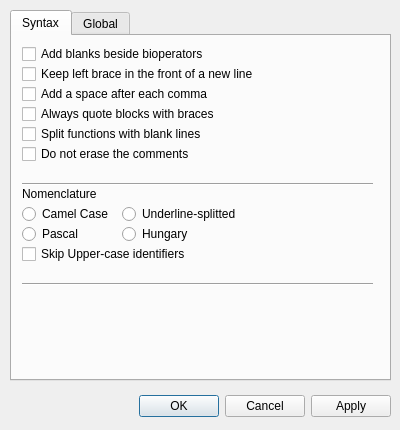
<?xml version="1.0" encoding="UTF-8"?>
<ui version="4.0">
 <class>SettingDialog</class>
 <widget class="QDialog" name="SettingDialog">
  <property name="geometry">
   <rect>
    <x>0</x>
    <y>0</y>
    <width>400</width>
    <height>430</height>
   </rect>
  </property>
  <property name="windowTitle">
   <string>Dialog</string>
  </property>
  <widget class="QDialogButtonBox" name="buttonBox">
   <property name="geometry">
    <rect>
     <x>50</x>
     <y>390</y>
     <width>341</width>
     <height>32</height>
    </rect>
   </property>
   <property name="locale">
    <locale language="English" country="UnitedStates"/>
   </property>
   <property name="orientation">
    <enum>Qt::Horizontal</enum>
   </property>
   <property name="standardButtons">
    <set>QDialogButtonBox::Apply|QDialogButtonBox::Cancel|QDialogButtonBox::Ok</set>
   </property>
  </widget>
  <widget class="QTabWidget" name="tabWidget">
   <property name="geometry">
    <rect>
     <x>10</x>
     <y>10</y>
     <width>381</width>
     <height>371</height>
    </rect>
   </property>
   <property name="currentIndex">
    <number>0</number>
   </property>
   <widget class="QWidget" name="syntax">
    <attribute name="title">
     <string>Syntax</string>
    </attribute>
    <widget class="QCheckBox" name="syntax_bioperator">
     <property name="geometry">
      <rect>
       <x>10</x>
       <y>10</y>
       <width>341</width>
       <height>16</height>
      </rect>
     </property>
     <property name="text">
      <string>Add blanks beside bioperators</string>
     </property>
    </widget>
    <widget class="QCheckBox" name="syntax_leftBraceNewLine">
     <property name="geometry">
      <rect>
       <x>10</x>
       <y>30</y>
       <width>351</width>
       <height>16</height>
      </rect>
     </property>
     <property name="text">
      <string>Keep left brace in the front of a new line</string>
     </property>
    </widget>
    <widget class="QCheckBox" name="syntax_spaceAfterComma">
     <property name="geometry">
      <rect>
       <x>10</x>
       <y>50</y>
       <width>351</width>
       <height>16</height>
      </rect>
     </property>
     <property name="text">
      <string>Add a space after each comma</string>
     </property>
    </widget>
    <widget class="QCheckBox" name="syntax_alwaysQuoteBlocks">
     <property name="geometry">
      <rect>
       <x>10</x>
       <y>70</y>
       <width>351</width>
       <height>16</height>
      </rect>
     </property>
     <property name="text">
      <string>Always quote blocks with braces</string>
     </property>
    </widget>
    <widget class="QCheckBox" name="syntax_splitFunctions">
     <property name="geometry">
      <rect>
       <x>10</x>
       <y>90</y>
       <width>351</width>
       <height>16</height>
      </rect>
     </property>
     <property name="text">
      <string>Split functions with blank lines</string>
     </property>
    </widget>
    <widget class="QCheckBox" name="syntax_noComments">
     <property name="geometry">
      <rect>
       <x>10</x>
       <y>110</y>
       <width>351</width>
       <height>16</height>
      </rect>
     </property>
     <property name="text">
      <string>Do not erase the comments</string>
     </property>
    </widget>
    <widget class="Line" name="line">
     <property name="geometry">
      <rect>
       <x>10</x>
       <y>140</y>
       <width>351</width>
       <height>16</height>
      </rect>
     </property>
     <property name="orientation">
      <enum>Qt::Horizontal</enum>
     </property>
    </widget>
    <widget class="QRadioButton" name="nomenclature_camelCase">
     <property name="geometry">
      <rect>
       <x>10</x>
       <y>170</y>
       <width>89</width>
       <height>16</height>
      </rect>
     </property>
     <property name="text">
      <string>Camel Case</string>
     </property>
     <property name="autoExclusive">
      <bool>true</bool>
     </property>
     <attribute name="buttonGroup">
      <string>syntax_nomenclature</string>
     </attribute>
    </widget>
    <widget class="QRadioButton" name="nomenclature_underline">
     <property name="geometry">
      <rect>
       <x>110</x>
       <y>170</y>
       <width>141</width>
       <height>16</height>
      </rect>
     </property>
     <property name="text">
      <string>Underline-splitted</string>
     </property>
     <attribute name="buttonGroup">
      <string>syntax_nomenclature</string>
     </attribute>
    </widget>
    <widget class="QRadioButton" name="nomenclature_pascal">
     <property name="geometry">
      <rect>
       <x>10</x>
       <y>190</y>
       <width>89</width>
       <height>16</height>
      </rect>
     </property>
     <property name="text">
      <string>Pascal</string>
     </property>
     <attribute name="buttonGroup">
      <string>syntax_nomenclature</string>
     </attribute>
    </widget>
    <widget class="QRadioButton" name="nomenclature_hungary">
     <property name="geometry">
      <rect>
       <x>110</x>
       <y>190</y>
       <width>89</width>
       <height>16</height>
      </rect>
     </property>
     <property name="text">
      <string>Hungary</string>
     </property>
     <attribute name="buttonGroup">
      <string>syntax_nomenclature</string>
     </attribute>
    </widget>
    <widget class="QLabel" name="label">
     <property name="geometry">
      <rect>
       <x>10</x>
       <y>150</y>
       <width>81</width>
       <height>16</height>
      </rect>
     </property>
     <property name="text">
      <string>Nomenclature</string>
     </property>
    </widget>
    <widget class="Line" name="line_2">
     <property name="geometry">
      <rect>
       <x>10</x>
       <y>240</y>
       <width>351</width>
       <height>16</height>
      </rect>
     </property>
     <property name="orientation">
      <enum>Qt::Horizontal</enum>
     </property>
    </widget>
    <widget class="QCheckBox" name="nomenclature_skipUpperCase">
     <property name="geometry">
      <rect>
       <x>10</x>
       <y>210</y>
       <width>221</width>
       <height>16</height>
      </rect>
     </property>
     <property name="text">
      <string>Skip Upper-case identifiers</string>
     </property>
    </widget>
   </widget>
   <widget class="QWidget" name="global">
    <attribute name="title">
     <string>Global</string>
    </attribute>
    <widget class="QCheckBox" name="displayToolBarOnStart">
     <property name="geometry">
      <rect>
       <x>10</x>
       <y>10</y>
       <width>211</width>
       <height>16</height>
      </rect>
     </property>
     <property name="text">
      <string>Display Popup Tool Bar on start</string>
     </property>
    </widget>
    <widget class="QComboBox" name="displayLanguage">
     <property name="geometry">
      <rect>
       <x>130</x>
       <y>60</y>
       <width>121</width>
       <height>22</height>
      </rect>
     </property>
     <item>
      <property name="text">
       <string notr="true" comment="en_US">English</string>
      </property>
     </item>
     <item>
      <property name="text">
       <string notr="true" comment="zh_CN">中文(中国)</string>
      </property>
     </item>
     <item>
      <property name="text">
       <string notr="true" comment="ja_JP">日本語(日本)</string>
      </property>
     </item>
    </widget>
    <widget class="Line" name="line_3">
     <property name="geometry">
      <rect>
       <x>10</x>
       <y>40</y>
       <width>351</width>
       <height>16</height>
      </rect>
     </property>
     <property name="orientation">
      <enum>Qt::Horizontal</enum>
     </property>
    </widget>
    <widget class="QLabel" name="label_2">
     <property name="geometry">
      <rect>
       <x>20</x>
       <y>60</y>
       <width>101</width>
       <height>21</height>
      </rect>
     </property>
     <property name="text">
      <string>Display Language</string>
     </property>
    </widget>
   </widget>
  </widget>
 </widget>
 <resources/>
 <connections>
  <connection>
   <sender>buttonBox</sender>
   <signal>accepted()</signal>
   <receiver>SettingDialog</receiver>
   <slot>accept()</slot>
   <hints>
    <hint type="sourcelabel">
     <x>248</x>
     <y>254</y>
    </hint>
    <hint type="destinationlabel">
     <x>157</x>
     <y>274</y>
    </hint>
   </hints>
  </connection>
  <connection>
   <sender>buttonBox</sender>
   <signal>rejected()</signal>
   <receiver>SettingDialog</receiver>
   <slot>reject()</slot>
   <hints>
    <hint type="sourcelabel">
     <x>316</x>
     <y>260</y>
    </hint>
    <hint type="destinationlabel">
     <x>286</x>
     <y>274</y>
    </hint>
   </hints>
  </connection>
 </connections>
 <buttongroups>
  <buttongroup name="syntax_nomenclature"/>
 </buttongroups>
</ui>
